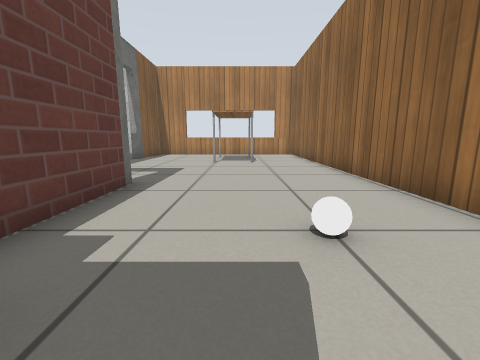
[1] (above)

17 first-person views from a walk through a Gazebo world. The camera is 0.5 m above the floor, tilts 10° down and sees 90° across. The floor is counted in squares, 0.5 m on a side. Each view is taken from the middle of a square. On the plan, view 1 faces up. The plan holds only what a view shows up to about 10 squares ahead; the rest is blank. Simple patterns stand in for the simulator's built-in surfaces.

[2]
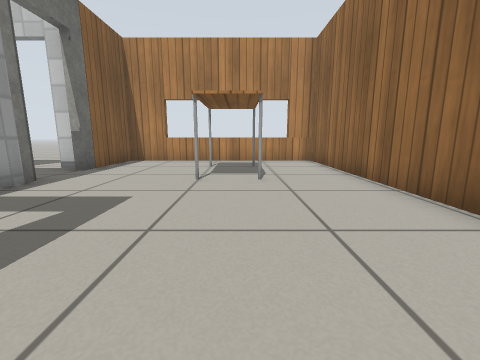

[3]
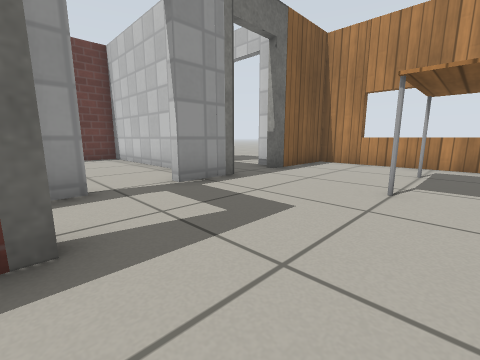

[4]
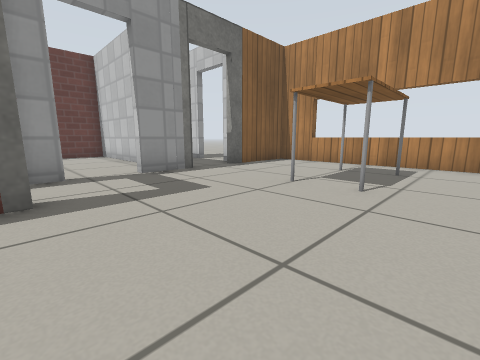

[5]
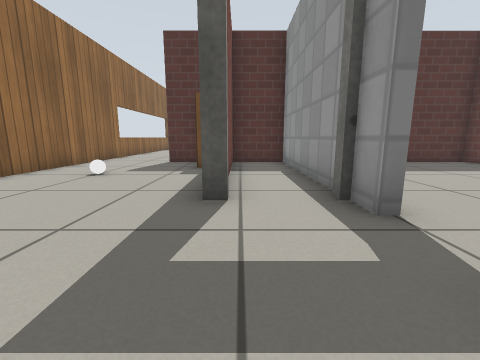

[6]
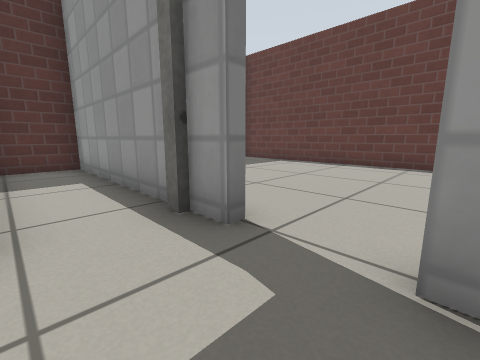

[7]
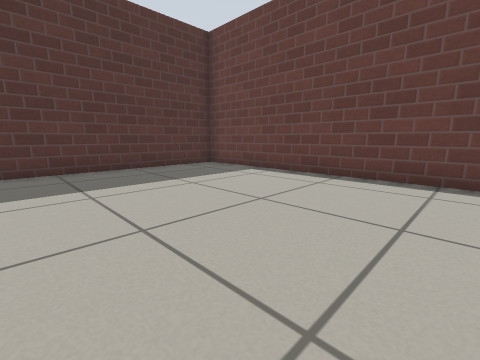

[8]
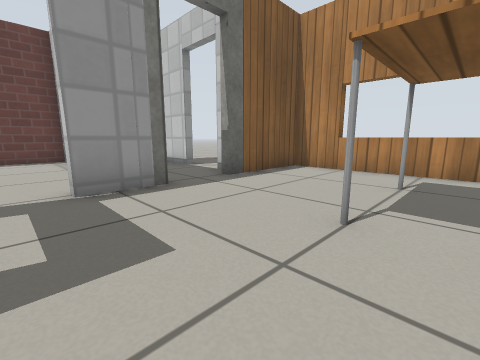

[9]
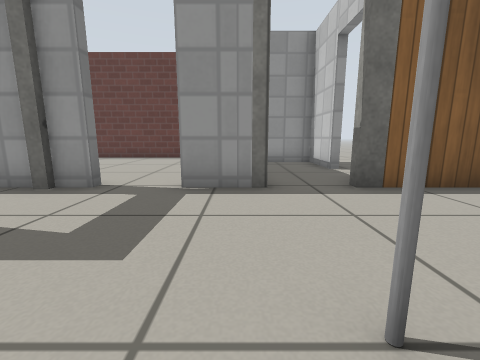

[10]
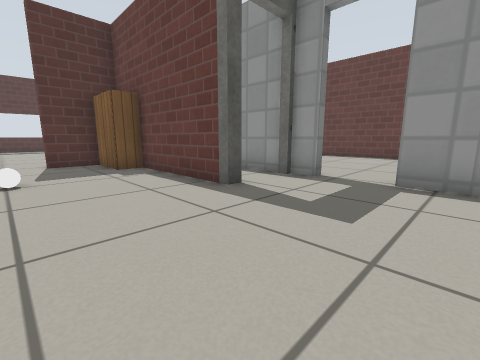

[11]
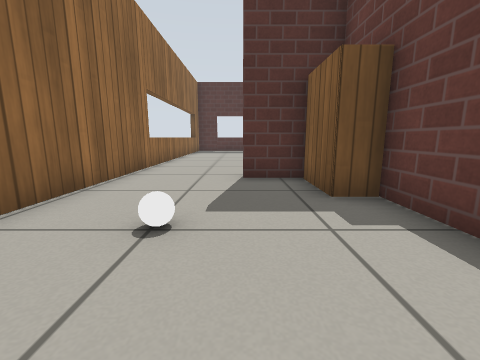

[12]
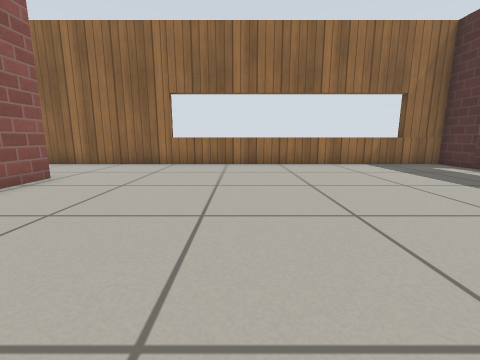

[13]
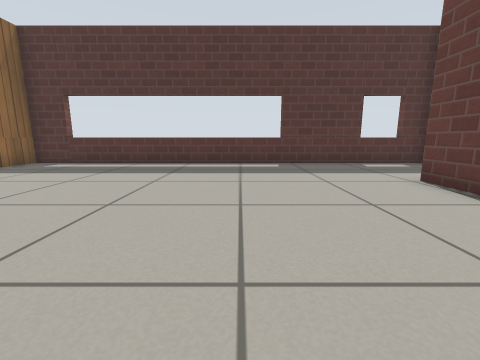

[14]
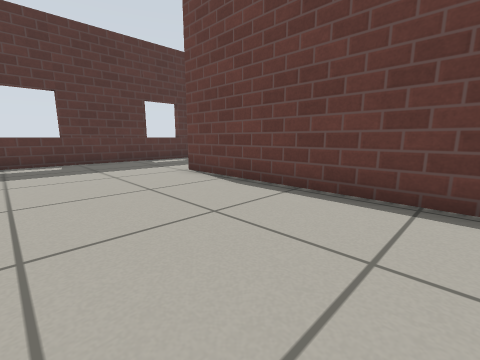

[15]
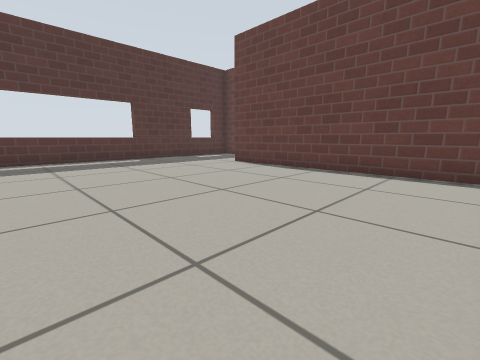

[16]
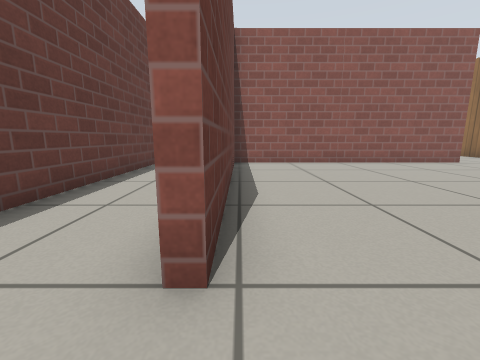

[17]
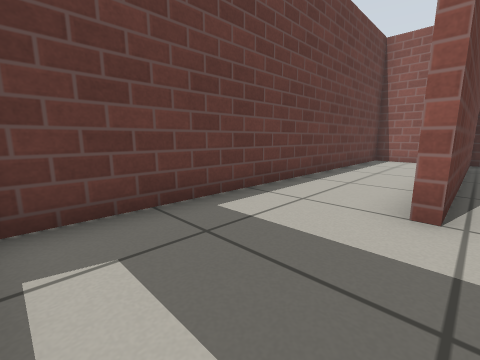

### Floor plan
Ten units are one square. View 1 is at (0, 0); x grows to the right and y downward. Boxes are objects, and circles mark ways between rooms. Rooms are numbered by the first view taken in them; rooms with no view inside come last. Other rooms are left out.
<svg viewBox="-128 -151 164 292">
<path fill="none" stroke="#000" d="M-29 -53 -24 -53 -24 -15M-48 -61 -48 -51M-48 -96 -48 -78M-24 4 -24 10 -1 10 -1 13M31 16 31 -146 -48 -146 -48 -113M-70 -89 -123 -89 -123 10 -59 10M-1 13 -92 13 -92 95M-96 136 31 136 31 16M-92 95 -96 95M-107 13 -123 13 -123 136 -96 136M-27 -16 -27 -30M-48 -49 -48 10 -27 10 -27 2M-76 -119 -100 -119 -100 -101M-54 -119 -60 -119"/>
<rect x="-25" y="-15" width="10" height="20" fill="#bbb"><title>bookshelf</title></rect>
<rect x="-15" y="-125" width="20" height="30" fill="#bbb"><title>table</title></rect>
<rect x="5" y="-25" width="10" height="10" fill="#bbb"><title>white ball</title></rect>
<circle cx="-50" cy="-65" r="3" fill="#2a7"/>
<circle cx="10" cy="10" r="3" fill="#2a7"/>
<circle cx="-35" cy="-50" r="3" fill="#2a7"/>
<circle cx="-50" cy="-105" r="3" fill="#2a7"/>
<circle cx="-90" cy="115" r="3" fill="#2a7"/>
<text x="-10" y="-70">1</text>
<text x="-90" y="-40">2</text>
<text x="-30" y="80">3</text>
<text x="-110" y="70">4</text>
<text x="-40" y="-20">5</text>
<text x="-80" y="-110">6</text>
</svg>
Room 1 opens to room 2. Room 1 opens to room 3. Room 1 opens to room 5. Room 1 opens to room 6. Room 3 opens to room 4.

Where each view was taken, in squares from view 1:
view 1: 0 up, 0 right, facing up
view 2: 4 up, 0 right, facing up
view 3: 5 up, 0 right, facing up-left
view 4: 5 up, 2 right, facing up-left
view 5: 9 up, 3 left, facing down
view 6: 8 up, 3 left, facing down-left
view 7: 7 up, 6 left, facing down-left
view 8: 7 up, 0 right, facing up-left
view 9: 9 up, 0 right, facing left
view 10: 9 up, 1 right, facing down-left
view 11: 5 up, 0 right, facing down
view 12: 6 down, 6 left, facing right
view 13: 4 down, 5 left, facing down
view 14: 3 down, 5 left, facing down-left
view 15: 2 down, 2 left, facing down-left
view 16: 11 down, 9 left, facing up
view 17: 13 down, 9 left, facing up-left
